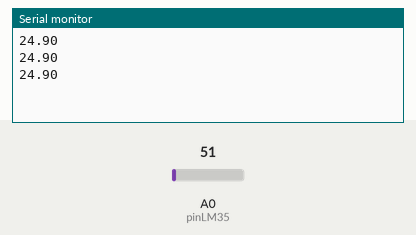
This sketch was run on a simulated Arduino Uno, built with avr-gcc and run on an emulated ATmega328P. Parts: the last lines printed to the serial monitor. Inputs (shaded band) come from the test bench; at power-on: A0 (pinLM35) = 51.

Above: at 1.3 s.
1.4 s: A0 (pinLM35) set to 61
At 1.9 s:
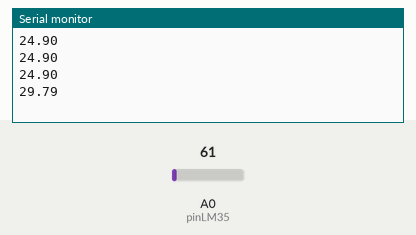
2.9 s: A0 (pinLM35) set to 71
At 3.4 s:
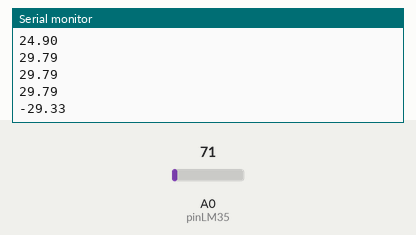
Timing chart, 0 to 5.9 s (numbered marks = the images above; inputs shaded):
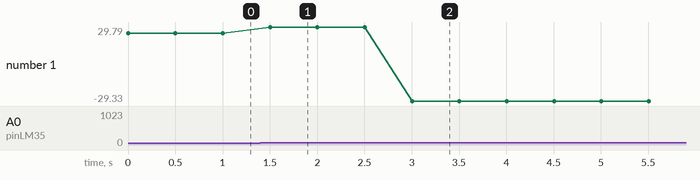

The sketch:

LM35.ino
```cpp
const int pinLM35 = 0;
int val = 0;
void setup() {
  // put your setup code here, to run once:
  Serial.begin(9600);
}

void loop() {
  // put your main code here, to run repeatedly:
  val = analogRead(pinLM35);
  Serial.println(val * 5 * 100 / 1024.0);

  delay(500);
}
```

Measured:
- after the input at 1.4 s, the serial monitor: prints a new line after 0.10 s (image 1)
- after the input at 2.9 s, the serial monitor: prints a new line after 0.10 s (image 2)
- plotted number 1: 24.9 → 29.79 after the input at 1.4 s, 29.79 → -29.33 after the input at 2.9 s
